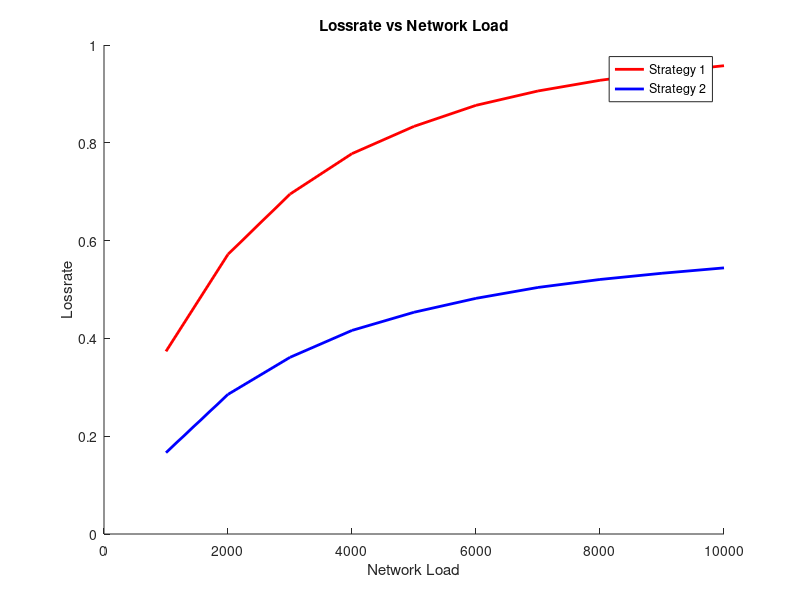

Recreate this plot in MATLAB.

data1 = load('stra1_lossrate.txt');
x1 = data1(:, 1); 
y1 = data1(:, 2);

data2 = load('stra2_lossrate.txt');
x2 = data2(:, 1); 
y2 = data2(:, 2);

figure;
hold on;
plot(x1, y1, 'r', 'LineWidth', 2);
plot(x2, y2, 'b', 'LineWidth', 2); 
hold off;

xlabel('Network Load');
ylabel('Lossrate');
title('Lossrate vs Network Load');
legend('Strategy 1', 'Strategy 2');
